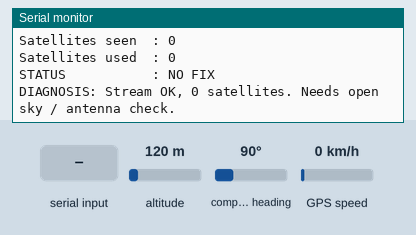
Simulated run of this sketch. Board: ESP32. Shown: the last lines printed to the serial monitor. The inputs (shaded band) are chosen by the test bench; at power-on: altitude 120 m, compass heading 90°, GPS speed 0 km/h. The GPS gets a fix after 3 s at 37.7749, -122.4194 with 8 satellites.

Above: at 2.3 s.
2.4 s: altitude set to 20 m
At 4.4 s:
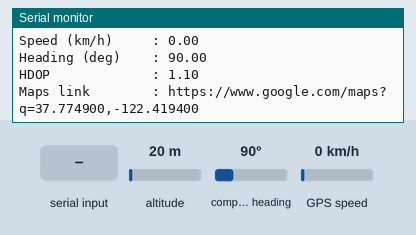
5.5 s: "YOUR_WIFI_SSID" received over the second serial link
7.0 s: compass heading set to 7°
At 8.4 s:
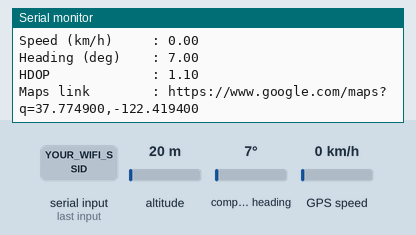

Measured:
- after the input at 7.0 s, the serial monitor: prints a new line after 1.0 s (image 2)

The sketch:

gps.ino
```cpp
#include <TinyGPSPlus.h>
#include <WiFi.h>
#include <HTTPClient.h>
#include <WiFiClientSecure.h>

// ===== CONFIG =====
#define GPS_RX_PIN 16   // ESP32 RX <- GPS TX
#define GPS_TX_PIN 17   // ESP32 TX -> GPS RX
#define PRINT_INTERVAL_MS 2000
#define STREAM_TIMEOUT_MS 3000
#define FIREBASE_SYNC_INTERVAL_MS 2000 // Send telemetry to Firebase every 2s

// ===== WI-FI & FIREBASE CREDENTIALS =====
// Replace with your 2.4GHz Wi-Fi network or smartphone hotspot
const char* WIFI_SSID = "YOUR_WIFI_SSID";
const char* WIFI_PASS = "YOUR_WIFI_PASSWORD";

// FlowJeep Canonical Firebase Realtime Database
const char* FIREBASE_HOST = "https://flowjeep-bf08a-default-rtdb.asia-southeast1.firebasedatabase.app";
const char* JEEPNEY_ID = "JEEP-NCR-0482";
const char* ROUTE_ID = "route-1";
const char* ROUTE_NAME = "Baclaran - Monumento via EDSA";
const char* PLATE_NUMBER = "NDL-8421";
const char* DEVICE_ID = "DEV-ESP32-GPS-01";

const unsigned long BAUDS[] = {9600};
const int NUM_BAUDS = 1;

TinyGPSPlus gps;
HardwareSerial GPSSerial(2);
TinyGPSCustom satsInView(gps, "GPGSV", 3);

int baudIndex = 0;
unsigned long lastPrint = 0;
unsigned long lastByteMs = 0;
unsigned long baudStartMs = 0;
unsigned long bootMs = 0;
unsigned long firstFixMs = 0;
unsigned long lastFirebaseSync = 0;
bool gotFix = false;
bool everReceived = false;
uint32_t dropouts = 0;
bool wasAlive = false;

void startGps(unsigned long baud) {
  GPSSerial.end();
  delay(100);
  GPSSerial.begin(baud, SERIAL_8N1, GPS_RX_PIN, GPS_TX_PIN);
  baudStartMs = millis();
  Serial.print(">>> GPS UART started at baud ");
  Serial.println(baud);
}

void connectWiFi() {
  if (WiFi.status() == WL_CONNECTED) return;
  if (String(WIFI_SSID) == "YOUR_WIFI_SSID") {
    // Wi-Fi credentials not configured yet, skip Wi-Fi and operate in Serial mode
    return;
  }
  Serial.print(">>> Connecting to Wi-Fi: ");
  Serial.println(WIFI_SSID);
  WiFi.mode(WIFI_STA);
  WiFi.begin(WIFI_SSID, WIFI_PASS);
}

void pushTelemetryToFirebase(double lat, double lng, double speedKmh, double heading, int sats, double hdop) {
  if (WiFi.status() != WL_CONNECTED) {
    // Attempt auto-reconnect periodically without blocking GPS UART
    static unsigned long lastWifiAttempt = 0;
    if (millis() - lastWifiAttempt > 15000) {
      lastWifiAttempt = millis();
      connectWiFi();
    }
    return;
  }

  WiFiClientSecure client;
  client.setInsecure(); // Lightweight TLS without CA cert storage
  HTTPClient https;

  String url = String(FIREBASE_HOST) + "/live_telemetry/" + JEEPNEY_ID + ".json";

  if (https.begin(client, url)) {
    https.addHeader("Content-Type", "application/json");

    // Construct LiveTelemetryRecord payload (PATCH preserves doorway counter & capacity fields)
    String payload = "{";
    payload += "\"jeepneyId\":\"" + String(JEEPNEY_ID) + "\",";
    payload += "\"plateNumber\":\"" + String(PLATE_NUMBER) + "\",";
    payload += "\"routeId\":\"" + String(ROUTE_ID) + "\",";
    payload += "\"routeName\":\"" + String(ROUTE_NAME) + "\",";
    payload += "\"currentCoord\":[" + String(lat, 6) + "," + String(lng, 6) + "],";
    payload += "\"speedKmh\":" + String(speedKmh, 1) + ",";
    payload += "\"headingDegrees\":" + String(heading, 1) + ",";
    payload += "\"satellites\":" + String(sats) + ",";
    payload += "\"hdop\":" + String(hdop, 2) + ",";
    payload += "\"isOnline\":true,";
    payload += "\"lastUpdate\":{\".sv\":\"timestamp\"}";
    payload += "}";

    int httpCode = https.sendRequest("PATCH", payload);
    if (httpCode == HTTP_CODE_OK || httpCode == 200 || httpCode == 204) {
      Serial.print(">>> [Firebase Sync OK] ");
      Serial.print("Lat: "); Serial.print(lat, 6);
      Serial.print(", Lng: "); Serial.print(lng, 6);
      Serial.print(" | Speed: "); Serial.print(speedKmh, 1); Serial.println(" km/h");
    } else {
      Serial.print(">>> [Firebase Sync HTTP] Status code: ");
      Serial.println(httpCode);
    }
    https.end();
  }
}

void setup() {
  Serial.begin(115200);
  delay(1000);
  Serial.println();
  Serial.println("=== FlowJeep GPS Edge Telemetry v4 (NEO-6M + Firebase RTDB) ===");
  bootMs = millis();
  lastByteMs = millis();

  connectWiFi();
  startGps(BAUDS[baudIndex]);
}

void loop() {
  while (GPSSerial.available() > 0) {
    gps.encode(GPSSerial.read());
    lastByteMs = millis();
    everReceived = true;
  }

  // If nothing has EVER arrived, try the next baud rate every 8 s
  if (!everReceived && millis() - baudStartMs > 8000) {
    baudIndex = (baudIndex + 1) % NUM_BAUDS;
    startGps(BAUDS[baudIndex]);
  }

  // Diagnostic print interval
  if (millis() - lastPrint >= PRINT_INTERVAL_MS) {
    lastPrint = millis();

    static uint32_t lastGood = 0;
    static unsigned long lastGoodMs = millis();
    if (gps.passedChecksum() != lastGood) { lastGood = gps.passedChecksum(); lastGoodMs = millis(); }
    bool alive = everReceived && (millis() - lastGoodMs < STREAM_TIMEOUT_MS);

    Serial.println("--------------------------------");
    Serial.print("Uptime (s)       : "); Serial.println((millis() - bootMs) / 1000);
    Serial.print("Wi-Fi Status     : ");
    if (WiFi.status() == WL_CONNECTED) {
      Serial.print("Connected (IP: "); Serial.print(WiFi.localIP()); Serial.println(")");
    } else {
      Serial.println("Disconnected / Standby");
    }
    Serial.print("Chars received   : "); Serial.println(gps.charsProcessed());
    Serial.print("Good / Corrupt   : ");
    Serial.print(gps.passedChecksum()); Serial.print(" / ");
    Serial.println(gps.failedChecksum());
    Serial.print("Stream dropouts  : "); Serial.println(dropouts);

    if (!everReceived) {
      Serial.println("STREAM           : NO DATA EVER RECEIVED");
      Serial.println("DIAGNOSIS: Check VCC (use VIN/5V), GND, TX/RX crossing, solder joints.");
      return;
    }

    if (!alive) {
      if (wasAlive) dropouts++;
      wasAlive = false;
      Serial.print("STREAM           : DEAD for ");
      Serial.print((millis() - lastByteMs) / 1000);
      Serial.println(" s");
      Serial.println("DIAGNOSIS: GPS stopped sending. Power or wire dropout, or failing module.");
      Serial.println("           Check LED, reseat VCC/GND, press EN to reset.");
      return;   // do not print stale values
    }
    wasAlive = true;
    Serial.println("STREAM           : ALIVE");

    int inView = atoi(satsInView.value());
    bool fixValid = gps.location.isValid() && gps.location.age() < 2000;

    Serial.print("Satellites seen  : "); Serial.println(inView);
    Serial.print("Satellites used  : ");
    Serial.println(gps.satellites.isValid() ? gps.satellites.value() : 0);

    if (fixValid) {
      if (!gotFix) { gotFix = true; firstFixMs = millis() - bootMs; }
      Serial.println("STATUS           : FIX OK");
      Serial.print("Time to 1st fix  : "); Serial.print(firstFixMs / 1000); Serial.println(" s");
      Serial.print("Latitude         : "); Serial.println(gps.location.lat(), 6);
      Serial.print("Longitude        : "); Serial.println(gps.location.lng(), 6);
      Serial.print("Speed (km/h)     : "); Serial.println(gps.speed.kmph());
      Serial.print("Heading (deg)    : "); Serial.println(gps.course.deg());
      Serial.print("HDOP             : "); Serial.println(gps.hdop.hdop());
      Serial.print("Maps link        : https://www.google.com/maps?q=");
      Serial.print(gps.location.lat(), 6); Serial.print(",");
      Serial.println(gps.location.lng(), 6);

      // Periodically push to Firebase RTDB
      if (millis() - lastFirebaseSync >= FIREBASE_SYNC_INTERVAL_MS) {
        lastFirebaseSync = millis();
        int sats = gps.satellites.isValid() ? gps.satellites.value() : inView;
        double heading = gps.course.isValid() ? gps.course.deg() : 0.0;
        double hdopVal = gps.hdop.isValid() ? gps.hdop.hdop() : 1.0;
        pushTelemetryToFirebase(
          gps.location.lat(),
          gps.location.lng(),
          gps.speed.kmph(),
          heading,
          sats,
          hdopVal
        );
      }
    } else {
      Serial.println("STATUS           : NO FIX");
      if (inView == 0) Serial.println("DIAGNOSIS: Stream OK, 0 satellites. Needs open sky / antenna check.");
      else             Serial.println("DIAGNOSIS: Satellites seen, still locking. Keep waiting.");
    }
  }
}
```
